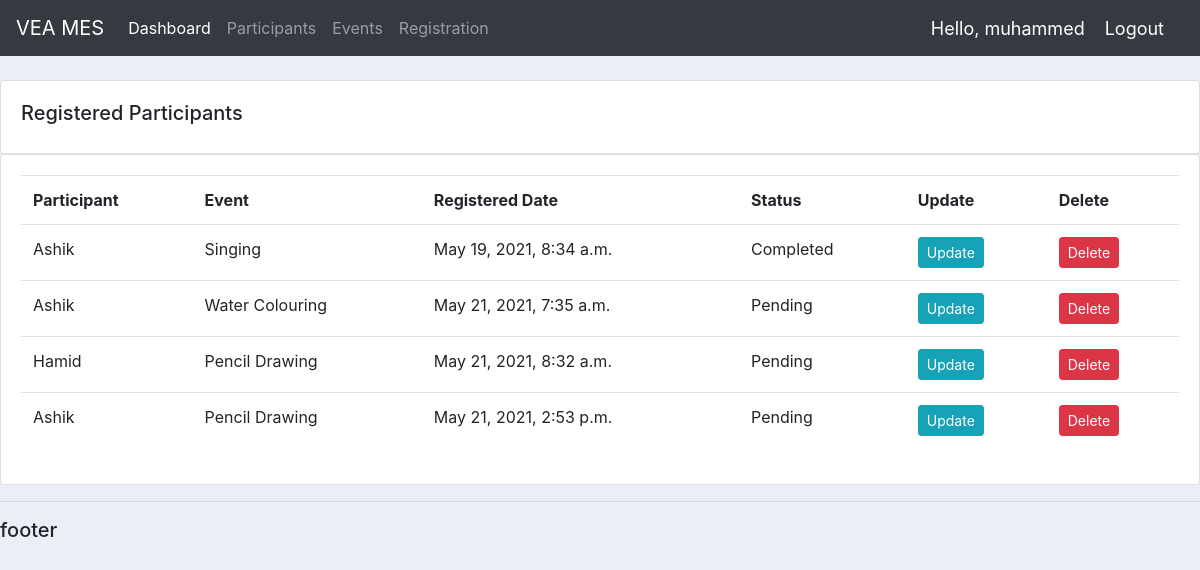
/event_member/ (signed in), run on the app's committed database.
### accounts/models.py (models this page shows, shortened)
class Event_Member(models.Model):
    STATUS = (
        ('Pending', 'Pending'),
        ('Completed', 'Completed'),
        ('Absent', 'Absent'),
    )
    participant = models.ForeignKey(Participant, null=True, on_delete=models.CASCADE)
    event = models.ForeignKey(Event, null=True, on_delete=models.CASCADE)
    date_created = models.DateTimeField(auto_now_add=True, null=True)
    status = models.CharField(max_length=200, null=True, choices=STATUS)

class Participant(models.Model):
    user = models.OneToOneField(User, null=True, on_delete=models.CASCADE)
    name = models.CharField(max_length=200, null=True)
    phone = models.CharField(max_length=200, null=True)
    email = models.CharField(max_length=200, null=True)
    date_created = models.DateTimeField(auto_now_add=True, null=True)
    def __str__(self):
        return self.name

class Event(models.Model):
    STATUS = (
        ('Ongoing', 'Ongoing'),
        ('Completed', 'Completed'),
        ('Upcoming', 'Upcoming'),
    )
    name = models.CharField(max_length=200, null=True)
    location = models.CharField(max_length=200, null=True)
    number_of_participants = models.CharField(max_length=200, null=True)
    status = models.CharField(max_length=200, null=True, choices=STATUS)
    description = models.CharField(max_length=200, null=True, blank=True)
    date = models.DateTimeField(blank=True, null=True)
    def __str__(self):
        return self.name

### accounts/views.py (the view)
# urls.py: path('event_member/', views.event_member, name='event_member'),
@login_required(login_url='login')
def event_member(request):
    event_member = Event_Member.objects.all()
    return render(request, 'accounts/profile1.html', {'event_member': event_member})

### accounts/templates/accounts/profile1.html (shortened to what this page needs)
{% extends 'accounts/main.html' %}
{% block content %}
    		<br>
		<div class="row">
			<div class="col-md">
				<div class="card card-body">
					<h5>Registered Participants</h5>
				</div>
				<div class="card card-body">
					<table class="table">
						<tr>
							<th>Participant</th>
							<th>Event</th>
							<th>Registered Date</th>
							<th>Status</th>
							<th>Update</th>
							<th>Delete</th>
						</tr>
						{% for event_member in event_member %}
				<tr>
					<td>{{event_member.participant}}</td>
					<td>{{event_member.event}}</td>
					<td>{{event_member.date_created}}</td>
					<td>{{event_member.status}}</td>
					<td><a class="btn btn-sm btn-info" href="{% url 'update_event_member' event_member.id %}">Update</a> </td>
					<td><a class="btn btn-sm btn-danger" href="{% url 'delete_event_member' event_member.id %}">Delete</a> </td>
				</tr>
				{% endfor %}
					</table>
				</div>
			</div>
		</div>
{% endblock %}

### accounts/templates/accounts/navbar.html (shortened to what this page needs)
{% load static %}
<nav class="navbar navbar-expand-lg navbar-dark bg-dark">
  <a class="navbar-brand" href="{% url 'home' %}">VEA MES</a>
  <div class="collapse navbar-collapse" id="navbarNav">
    <ul class="navbar-nav">
      {% if request.user.is_staff %}
      <li class="nav-item active">
        <a class="nav-link" href="{% url 'home' %}">Dashboard</a>
      </li>
      <li class="nav-item">
        <a class="nav-link" href="{% url 'participants' %}">Participants</a>
      </li>
      <li class="nav-item">
        <a class="nav-link" href="{% url 'events' %}">Events</a>
      </li>
      <li class="nav-item">
        <a class="nav-link" href="{% url 'event_member' %}">Registration</a>
      </li>
      {% else %}
       <li class="nav-item">
        <a class="nav-link" href="{% url 'account' %}">Profile</a>
      </li>
      {% endif %}
    </ul>
  </div>
  <span class="hello-msg">Hello, {{request.user}}</span>
  <span ><a  class="hello-msg" href="{% url 'logout' %}">Logout</a></span>
</nav>

### static/css/main.css (style rules this page uses)
body { background-color: #ebeff5; }

### accounts/templates/accounts/navbar.html (style rules this page uses)
.hello-msg { font-size: 18px; color: #fff; margin-right: 20px; }

### data on the page
Event_Member: participant "Ashik", event "Singing", date_created "May 19, 2021, 8:34 a.m.", status "Completed"
Event_Member: participant "Ashik", event "Water Colouring", date_created "May 21, 2021, 7:35 a.m.", status "Pending"
Event_Member: participant "Hamid", event "Pencil Drawing", date_created "May 21, 2021, 8:32 a.m.", status "Pending"
Event_Member: participant "Ashik", event "Pencil Drawing", date_created "May 21, 2021, 2:53 p.m.", status "Pending"

### other printed values
{{ request.user }} "muhammed"
